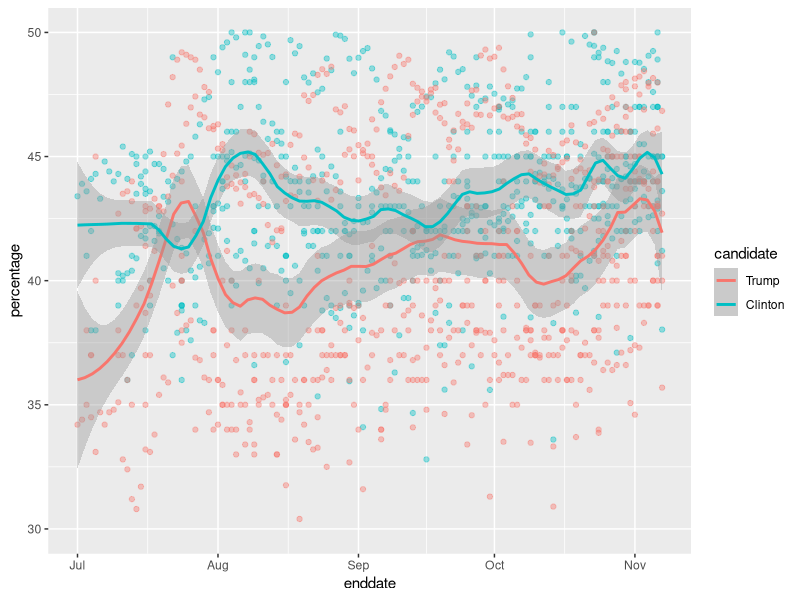
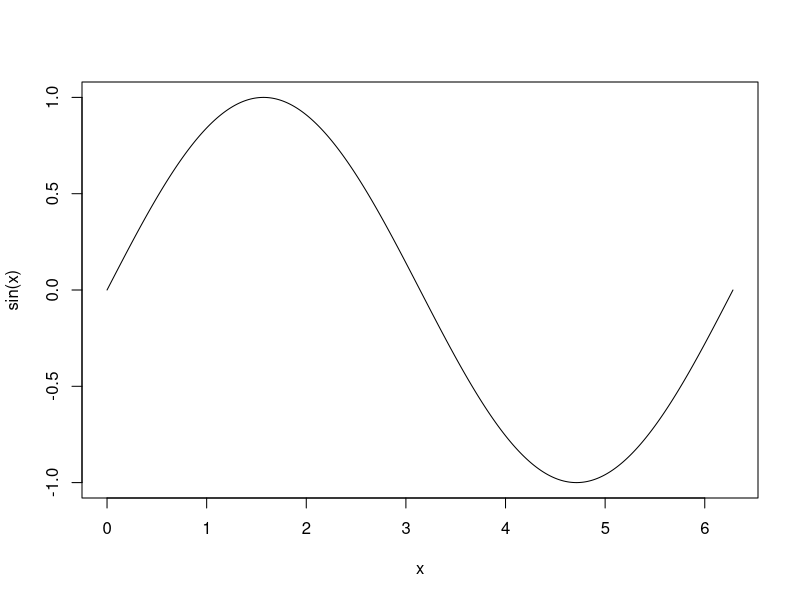

These charts were generated, in order, by the following R code: (Note: this script raises an error after producing the figures.)
 ## Motivating example ------------------------------------------------------------
library(dslabs) # some cool motivating examples
# checkout: https://simplystatistics.org/2018/01/22/the-dslabs-package-provides-datasets-for-teaching-data-science/ 
library(tidyverse)
 
data(polls_us_election_2016)
as_tibble(polls_us_election_2016)

polls_us_election_2016 %>%
  as_tibble() %>%
  filter(state == "U.S." & enddate>="2016-07-01") %>%
  select(enddate, pollster, rawpoll_clinton, rawpoll_trump) %>%
  rename(Clinton = rawpoll_clinton, Trump = rawpoll_trump) %>%
  gather(candidate, percentage, -enddate, -pollster) %>% 
  mutate(candidate = factor(candidate, levels = c("Trump","Clinton"))) %>%
  group_by(pollster) %>%
  filter(n()>=10) %>%
  ungroup() %>%
  ggplot(aes(enddate, percentage, color = candidate)) +  
  geom_point(show.legend = FALSE, alpha=0.4)  + 
  geom_smooth(method = "loess", span = 0.15) +
  scale_y_continuous(limits = c(30,50))
 
 
# NOTE: Clear environment!

## GOOD THINGS ABOUT R: --------------------------------------------------------

# Loads of packages that are super good at data analysis etc...

# stats packages are native and pre-included

# data frames are native and main focal point:
mtcars

# Vectorisation is native
mtcars$cyl * 2

mtcars$wt / mtcars$hp

as.Date('2020-01-01') + lubridate::days(0:30)

paste('letter number', seq_along(letters), 'in the alphabet is', letters)

## functions are very first class ----------------------------------------------------------------------

# how I assign a variable
string <- 'a'

# how I assign a fn
st_dev_fn <- function(input_data){
  sum_squares <- sum((input_data - mean(input_data)) ^ 2)
  sqrt(sum_squares)
}

class(st_dev_fn)

st_dev_fn(1:20)
st_dev_fn

(function(input_data){
  sum_squares <- sum((input_data - mean(input_data)) ^ 2)
  sqrt(sum_squares)
})(1:20)


# --------------------------------------------------------------------------
## lazy argument evaluation & non-standard evaluation
x <- seq(0, 2 * pi, length.out = 360)
plot(x, sin(x), type = 'l')

# This is a very appealing feature for writing DSLs in the language
'aaa' + 'bbb'

string_math <- function(x) {
  e <- rlang::env(
    rlang::caller_env(),
    `+` = function(x, y) paste0(x, y),
    `*` = function(x, y) strrep(x, y)
  )
  
  eval(rlang::enexpr(x), e)
}

string_math('aaa' + 'bbb')
string_math('rep' * 2)

## BAD THINGS ABOUT BASE R --------------------------------------------------------

# - Is a memory hog (very keen to copy data around
# (not that much of an issue if data is of OK size i.e. < several million rows)

# - Many ways to do the same thing
 
# - Some of these are convoluted and obscure intent

#e.g. selecting all integer columns from mtcars:
iris

integer_column_index <- rep(NA, dim(iris)[2])

for (i in seq_along(integer_column_index)) {
  integer_column_index[i] <- is.numeric(iris[,i])
}

iris[, integer_column_index]


# how we can do this using packages I'm about to show you...
dplyr::select_if(iris, is.numeric)

# - Base language is carrying around a ton of warts (that won't get fixed)
1 + 2
1 + NA

paste0(1, 2)
paste0(1, NA)

# When you don't understand R's internals, things like this can happen:
bad_df <- read.csv('data/bad_data.csv')
bad_df$x + bad_df$y

# multiple choice:
  # throw an error
  # parse with NA for a and throw a warning
  # parse with NA for a and don't throw a warning
  # none of the above

bad_df$y_numeric <- as.numeric(bad_df$y)
bad_df

# what happened here?
  
# R encodes any non-numeric data in dataframe as factor (categorical data) by default(!!!)
# The underlying encoding of these are integers assigned in alphabetical order

slightly_better_df <- read.csv('data/bad_data.csv', stringsAsFactors = FALSE)
slightly_better_df$y_numeric <- as.numeric(slightly_better_df$y)
slightly_better_df

# this whole factor thing even happens when we're just creating dataframes
char_df <- data.frame(letters = letters)
class(char_df$letters)

char_df <- data.frame(letters = letters, stringsAsFactors = FALSE)
class(char_df$letters)

# could go on and on...
# see here: https://www.talyarkoni.org/blog/2012/06/08/r-the-master-troll-of-statistical-languages/
# https://news.ycombinator.com/item?id=15868786


# TIDYVERSE TO THE RESCUE!!!! -------------------------------------------

# NOTE: you should only ever include library at top of file
# this just for presentation
library(tidyverse)

# show quick slide on packages
better_df <- read_csv('data/bad_data.csv')
better_df

better_df %>% print(n=Inf)

better_df %>% mutate(y = as.numeric(y)) %>% print(n=Inf)

# and the previous example...
str_c('a', 'b')
str_c('a', NA)

## LOOK AT DPLYR VERBS -----
# * select columns with `select` function
# * filter rows with `filter` function
# * sort data using `arrange` function
# * new columns with `mutate` function
# * create summary statistics with summarise
# * group by mechanism...

# this set of functions replaces most of the base R wrangling with subsets [,]
data("starwars")
starwars

# a lot better than this!
starwars %>% select(name:species) %>% as.data.frame()

# a little note on farmiliarising with data...
starwars %>% glimpse()
starwars %>% View()
starwars %>% select_if(is.numeric) %>% map(summary)
starwars %>% count(gender)

# select verb -------------------------------------------------------
# base R
starwars[, 'hair_color']

# numeric indexing is prone to bugs, but more powerful :'(
starwars[, 4:6]
starwars[, -3]

# not with select!
starwars %>% select(hair_color)
starwars %>% select(hair_color:birth_year)
starwars %>% select(-mass)

# string/regex matches
starwars %>% select(contains('_'))
starwars %>% select(matches('[rn]_c'))
?select

# logical selection - will revisit this later
starwars %>% select_if(is.numeric)


## A pipe operator !! ---------------------------
select(starwars, hair_color)

#f(x, y) <--> x %>% f(y)
starwars %>%
  select(hair_color)

# output of all these functions is also another data frame to can chain!
starwars %>% # object
  # chain of commands (verbs) to be done on the object:...
  select(name, height, gender) %>%
  arrange(gender)


# what about if the argument you want to pipe into isn't the first one?
starwars %>%
  lm(mass ~ height, data = .) %>%
  summary()

# filter, arrange --------------------------------------
starwars %>%
  filter(hair_color == 'blond')

# base version:
starwars[starwars$hair_color == 'blond', ]
starwars[!is.na(starwars$hair_color) & starwars$hair_color == 'blond', ]

starwars %>%
  arrange(height)

starwars %>%
  arrange(desc(height))

## mutate - new columns -------
star_wars_reduced <- starwars %>%
  select(name, height, mass)

star_wars_reduced %>%
  mutate(bmi = mass / height ^ 2)

# isn't this better than this???
star_wars_reduced$bmi <- star_wars_reduced$mass / star_wars_reduced$height ^ 2

# also now I've saved that on my original dataframe
star_wars_reduced <- starwars %>%
  select(name, species, height, mass)

# so mucher nicer using dplyr way as we can prototype....
OBESITY_BMI <- 30

star_wars_reduced %>%
  mutate(
    bmi = mass / height ^ 2
  )
  

#  select(-(height:height_sq))
#  filter(bmi > OBESITY_BMI)

## summarise, summary functions ----------------
starwars %>%
  summarise(
    row_counts = n(),
    mass_mean = mean(mass, na.rm = TRUE),
    missing_mass_count = sum(mass %>% is.na()),
    max_bmi = max(mass / (height / 100) ^ 2, na.rm = TRUE),
    height_mean_human = mean(height[species == 'Human'], na.rm = TRUE)
  )

## special note: count function ----------------------------
starwars %>%
  count(species, sort = TRUE)

## SPLIT APPLY COMBINE (GROUP_BY)--------------------
# this is the magic....

# grouped summarise: -----
starwars %>%
  mutate(
    height_sq = (height / 100) ^ 2,
    bmi = mass / height_sq
  ) %>%
  group_by(species, gender) %>%
  summarise(
    row_counts = n(),
    mass_mean = mean(mass, na.rm = TRUE),
    height_mean = mean(height, na.rm = TRUE),
    bmi_mean = mean(bmi, na.rm=TRUE)
  ) %>%
  arrange(row_counts %>% desc()) %>%
  print(n=Inf)


# grouped mutate: ----
library(dslabs)
data("gapminder") # from dslabs package

gapminder
gapminder <- as_tibble(gapminder)


# let's calculate gdp_per_capita in most recent year and calculate top 3 by continent

# start by inspecting the data
gapminder %>%
  count(year) %>% 
  arrange(desc(year))

gapminder %>%
  count(year) %>% 
  arrange(desc(year)) %>%
  ggplot(aes(year, n)) + geom_line()


gapminder %>%
  filter(year == max(year)) %>%
  print(n=Inf)


gapminder %>%
  group_by(year) %>%
  summarise(gdp_data_count = sum(!(gdp %>% is.na()))) %>%
  arrange(year %>% desc())

# around 2011 we have enough data - let's use this year but not hard code it...
year_for_analysis <- gapminder %>%
  group_by(year) %>%
  summarise(gdp_data_count = sum(!(gdp %>% is.na()))) %>%
  filter(gdp_data_count > 100) %>%
  pull(year) %>%
  max()


# lets look at ranking countries by gdp per capita...
gapminder %>%
  filter(year == year_for_analysis, !is.na(gdp)) %>%
  # select(-(year:fertility)) %>%
  # group_by(continent) %>%
  mutate(
    gdp_per_capita = gdp / population,
    gdp_pc_rank = dense_rank(gdp_per_capita %>% desc())
  ) %>%
  filter(gdp_pc_rank <= 3) %>%
  arrange(
    continent, gdp_pc_rank
  ) %>%
  ungroup()


top_gdp_per_capita <- gapminder %>%
  filter(year == year_for_analysis, !is.na(gdp)) %>%
  select(-(year:fertility)) %>%
  group_by(continent) %>%
  mutate(
    gdp_per_capita = gdp / population,
    gdp_pc_rank = row_number(gdp_per_capita %>% desc())
  ) %>%
  filter(gdp_pc_rank <= 3) %>%
  arrange(
    continent, gdp_pc_rank
  ) %>%
  ungroup()

# bit hard to take in so let's plot it....
top_gdp_per_capita %>%
#  mutate(country = fct_reorder(country, gdp_per_capita)) %>%
  ggplot(aes(country, gdp_per_capita)) +
  geom_col() +
  facet_wrap(. ~ continent, scales = 'free_y', ncol=1)  +
  coord_flip()

# other uses of grouped mutate: lag, lead etc... and finding proportions of totals...
# https://rstudio.com/resources/cheatsheets/
# data transformation

# https://r4ds.had.co.nz/

## doing more complicated stuff with map----------------------------------------------------------------------

# let's explore how life expectancy has changed since 1960

gapminder %>%
  ggplot(aes(year, life_expectancy)) +
  geom_line(aes(group=country), alpha = 0.4) +
  geom_smooth()

# overall increase in life expectancy:
gapminder %>%
  lm(life_expectancy ~ year, data = .) %>%
  summary()


# how about if we want to see how life expectancy has changed by country?
# we want to fit a regression model for each country
# this is split apply combine but more complicated....

gapminder %>%
  split(.$country)


# for loop... 
all_countries_df <- gapminder %>%
  split(.$country)

countries_lm_results <- list()
for (country_df in all_countries_df) {
  # let's not bother...
}


# use map function to iterate over each element and return something...
gapminder %>%
  split(.$country) %>%
  map(function(country_df) {
    lm(life_expectancy ~ year, data = country_df)
  })


# how do we format into a data frame for further analysis
gapminder %>%
  split(.$country) %>%
  map(function(country_df) {
    lm(life_expectancy ~ year, data = country_df) %>%
      summary()
  })


library(broom)

gapminder %>%
  split(.$country) %>%
  map(function(country_df) {
    lm(life_expectancy ~ year, data = country_df) %>%
      tidy()
  })


# turn this into one data frame at the end
gapminder %>%
  split(.$country) %>%
  map(function(country_df) {
    lm(life_expectancy ~ year, data = country_df) %>%
      tidy()
  }) %>%
  bind_rows(.id = 'country')


# we can do that conversion with a specialised map function
gapminder %>%
  split(.$country) %>%
  map_dfr(function(country_df) {
    lm(life_expectancy ~ year, data = country_df) %>%
      tidy()
  }, .id = 'country')


countrywise_life_expectancy <- gapminder %>%
  split(.$country) %>%
  map_dfr(function(country_df) {
    lm(life_expectancy ~ year, data = country_df) %>%
      tidy() %>%
      as_tibble()
  }, .id = 'country')


# which countries haven't had a significant change in life expectancy?
country_le_adjusted_p <- countrywise_life_expectancy %>%
  filter(term == 'year') %>%
  mutate(
    p_adjusted = p.adjust(p.value, method = 'fdr'),
    significant = p_adjusted < 0.05
  )

country_le_adjusted_p %>%
  count(significant)


country_le_adjusted_p %>%
  filter(!significant)


# which have had a significant decrease
country_le_adjusted_p %>%
  filter(significant) %>%
  count(estimate < 0)

country_le_adjusted_p %>%
  filter(significant) %>%
  filter(estimate < 0)


# which have increased the most?
country_le_adjusted_p %>%
  filter(significant) %>%
  arrange(estimate %>% desc()) %>%
  print(n = 50)


# other functionality of the broom package: 
gapminder %>%
  split(.$country) %>%
  map(function(country_df) {
    lm(life_expectancy ~ year, data = country_df) %>%
      glance()
  })


gapminder %>%
  split(.$country) %>%
  map(function(country_df) {
    lm(life_expectancy ~ year, data = country_df) %>%
      augment()
  })
